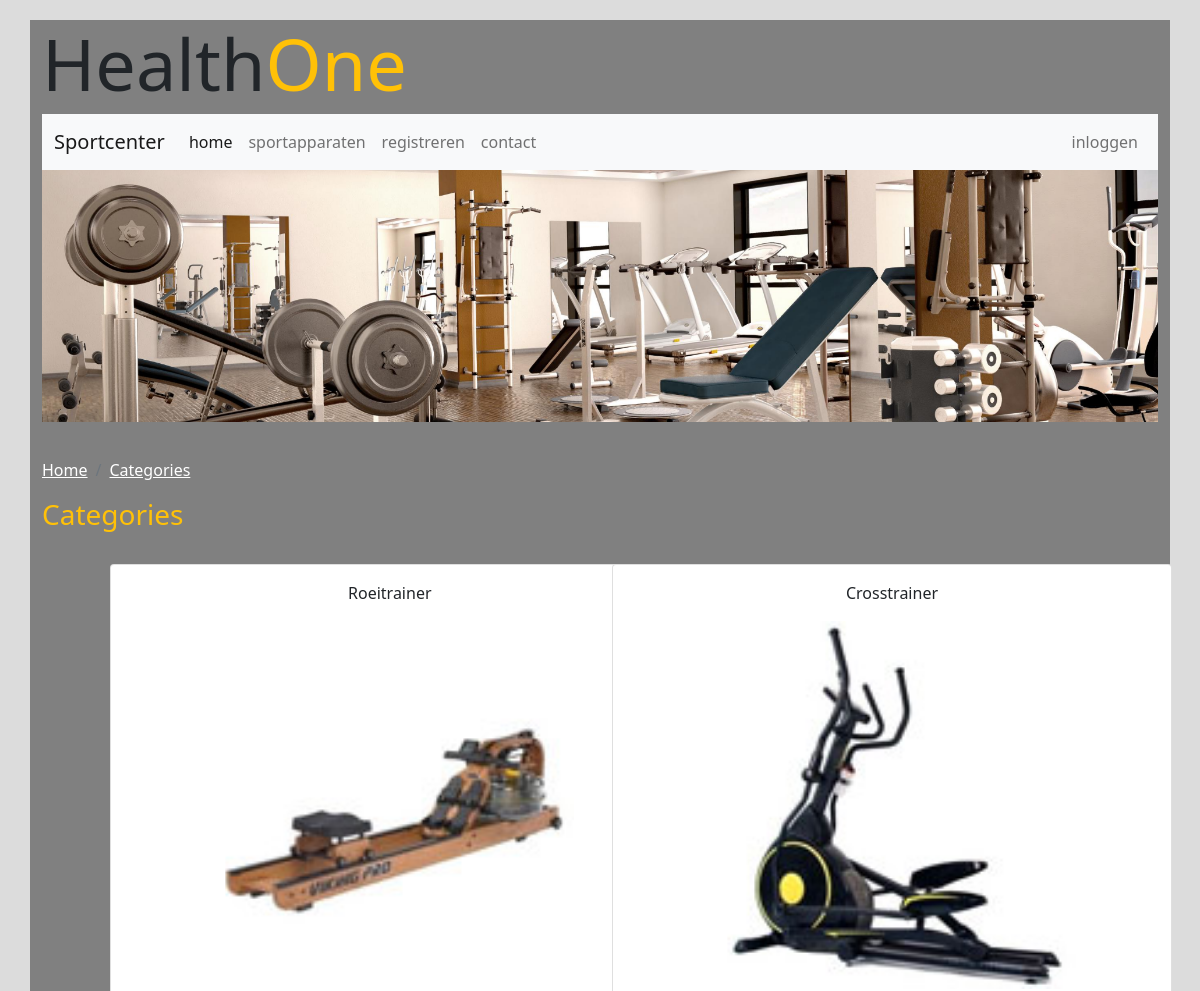
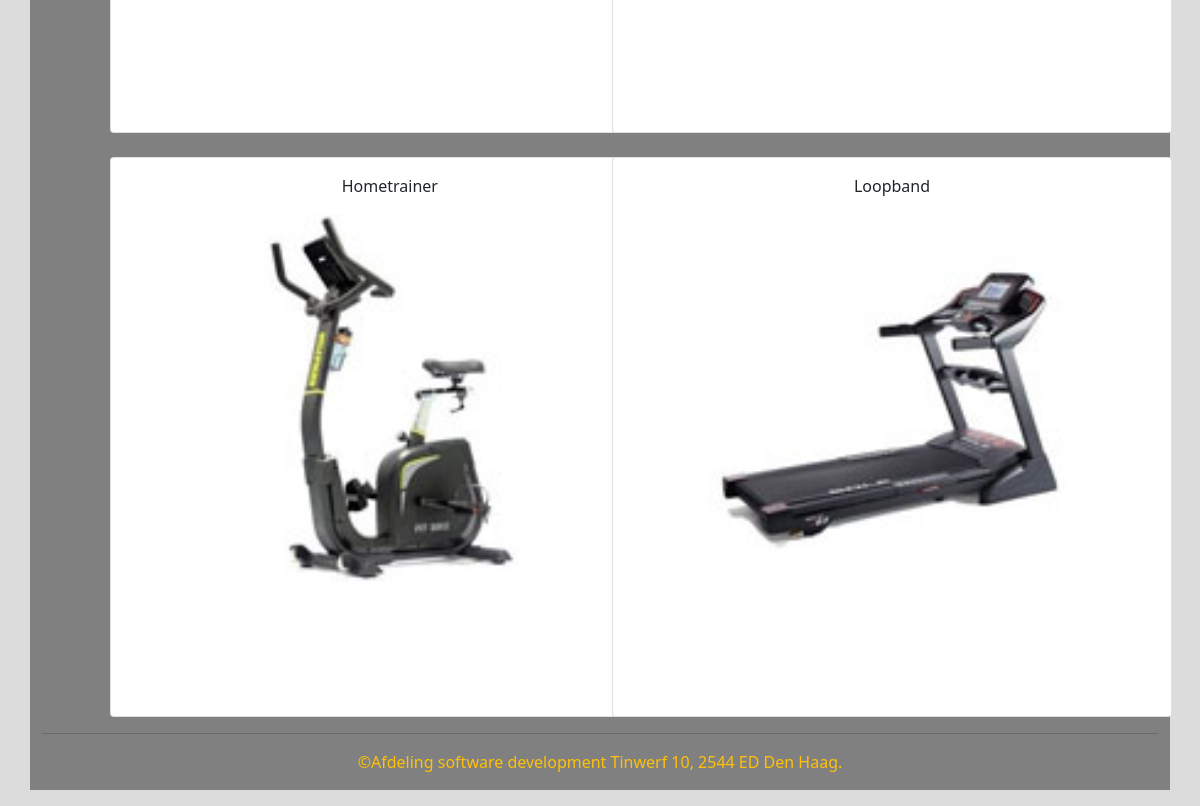
The page /categories on the database its author committed (2 pictures, top to bottom).
### tables this page shows
CREATE TABLE `categories` (
  `id` int(11) NOT NULL,
  `name` varchar(20) NOT NULL,
  `image` varchar(255) NOT NULL,
  `description` varchar(255) NOT NULL
);

### Modules/Categories.php (called while the page is built, shortened)
<?php
function getCategories()
{
    global $pdo;
    $query = $pdo->prepare("SELECT * FROM categories");
    $query->execute();
    $result = $query->fetchAll(PDO::FETCH_CLASS,"Category");
    return $result;
}

### Templates/categories.php (the view)
<!DOCTYPE html>
<html>
<?php
include_once('defaults/head.php');
global $categories;
?>
<body>
    <div class="container" style="background:gray">
        <?php
        include_once('defaults/header.php');
        include_once('defaults/menu.php');
        include_once('defaults/pictures.php');
        ?>
        <nav aria-label="breadcrumb">
            <ol class="breadcrumb">
                <li class="breadcrumb-item"><a class="text-white" href="/home">Home</a></li>
                <li class="breadcrumb-item"><a class="text-white" href="/categories">Categories</a></li>
            </ol>
        </nav>
        <h3 class="text-warning">Categories</h3>
        <div class="row gy-4" style="width: 90%; margin: auto;">
            <?php foreach ($categories as $category) : ?>
                <div class="col-sm-6 col-md-6 ">
                    <div class="card" style="width: 35rem; height: 35rem">
                        <div class="card-body text-center">
                            <div class="card-title mb-3">
                                <?= $category->name; ?>
                            </div>
                            <div>
                                <a href="/category/<?= $category->id ?>">
                                    <img class="product-img img-responsive center-block" src='<?= $category->image ?>' />
                                </a>
                            </div>
                        </div>
                    </div>
                </div>
            <?php endforeach; ?>
        </div>
        <hr>
        <?php
        include_once('defaults/footer.php');
        ?>
    </div>
</body>
</html>

### public/index.php (shortened to what this page needs)
<?php
require '../Modules/Categories.php';
require '../Modules/Database.php';
$request = $_SERVER['REQUEST_URI'];
$params = explode("/", $request);
switch ($params[1]) {
    case 'categories':
        $categories = getCategories();
        include_once "../Templates/categories.php";
        break;
}

### Templates/defaults/head.php (shortened to what this page needs)
<head>
    <link rel="stylesheet" href="/css/bootstrap.min.css"/>
    <link rel="stylesheet" href="/css/style.css"/>
</head>

### Templates/defaults/header.php
<header>
    <div class="header-row row lead" >
        <h1 class="display-2">Health<span class="text-warning">One</span></h1>
    </div>
</header>

### Templates/defaults/menu.php (shortened to what this page needs)
<nav class="navbar navbar-expand-lg navbar-light bg-light">
    <div class="container-fluid">
        <a class="navbar-brand" href="/home">
            Sportcenter
        </a>
        <div class="collapse navbar-collapse" id="myNavbar">
            <ul class="navbar-nav">
                <li class="nav-item">
                    <a class="nav-link active" href="/home">home</a>
                </li>
                <li class="nav-item">
                    <a class="nav-link" href="/categories">sportapparaten</a>
                </li>
                <li class="nav-item">
                    <a class="nav-link"  href="/registreren">registreren</a>
                </li>
                <li class="nav-item">
                    <a class="nav-link" href="/contact">contact</a>
                </li>
            </ul>
            <ul class="navbar-nav ms-auto">
                <li class="nav-item">
                    <a class="nav-link" href="/login">inloggen</a>
                </li>
            </ul>
        </div>
    </div>
</nav>

### Templates/defaults/pictures.php
<figure>
    <img class="banner-img img-fluid" src='/img/healthone-wide.png' />
</figure>

### Templates/defaults/footer.php
<footer >
    <p class="clearfix pb-3 text-warning text-center">&copy;Afdeling software development Tinwerf 10, 2544 ED Den Haag.</p>
</footer>

### public/css/style.css (style rules this page uses)
body { background-color: gainsboro }
.container { background-color: white; }
.header-row { margin-top: 20px }
.banner-img { margin-bottom: 20px }
.navbar { margin-bottom: 0; }
.product-img { width: 70%; }

### rows shown on the page
categories: name "Roeitrainer", image (picture)
categories: name "Crosstrainer", image (picture)
categories: name "Hometrainer", image (picture)
categories: name "Loopband", image (picture)
